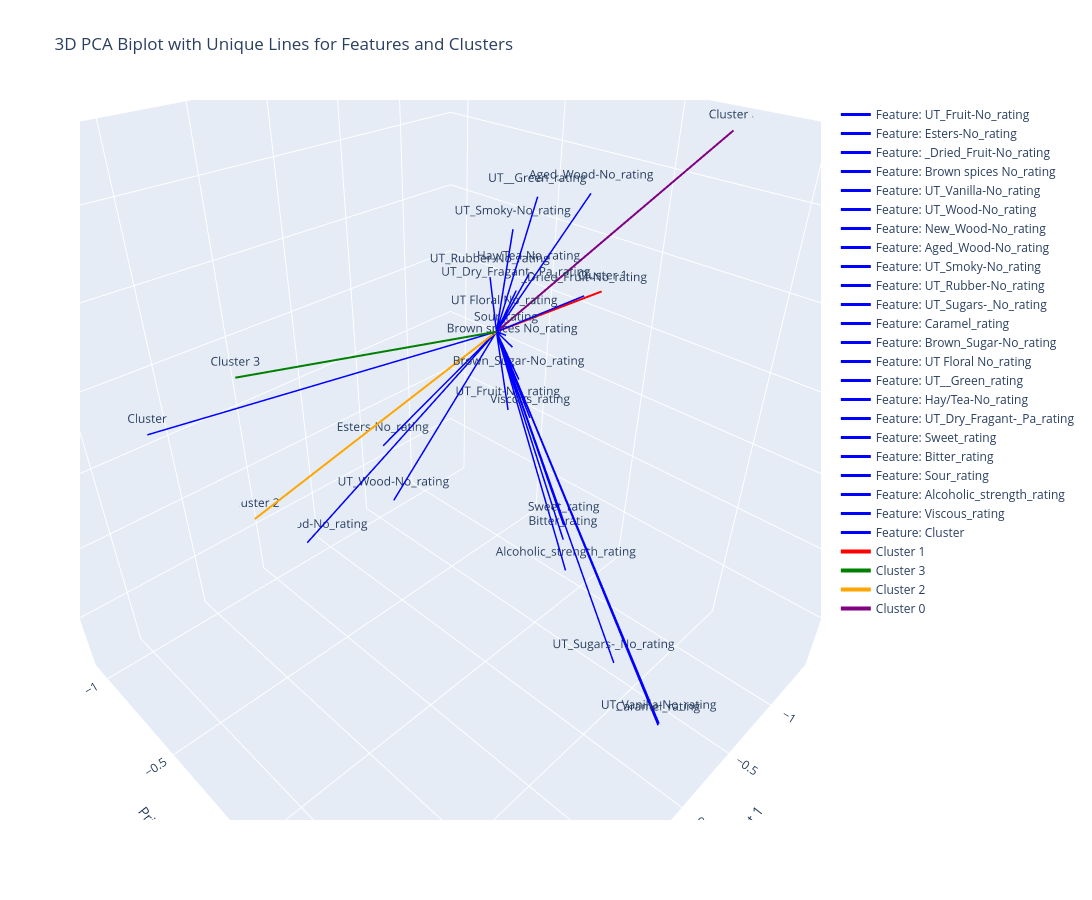

Notebook code for this chart:
### Code cell
import pandas as pd
import numpy as np
from sklearn.decomposition import PCA
from sklearn.preprocessing import normalize
import plotly.graph_objects as go

# Step 1: Load Data
data = pd.read_csv(r"D:\CRG\Diageo\biplot_data.csv")

# Step 2: Perform PCA on Features
flavor_columns = data.columns[2:]  # Exclude 'Cluster' and 'Name'
pca = PCA(n_components=3)
pca_result = pca.fit_transform(data[flavor_columns])

# Add PCA Results to Data
data['PC1'] = pca_result[:, 0]
data['PC2'] = pca_result[:, 1]
data['PC3'] = pca_result[:, 2]

# Step 3: Compute PCA Loadings (Feature Directions)
loadings = pca.components_.T
normalized_loadings = normalize(loadings, axis=0)
scaling_factor = 2

# Step 4: Create Unique 3D Biplot
fig = go.Figure()

# --- Add Lines for PCA Features (No Duplicates) ---
for i, column in enumerate(flavor_columns):
    fig.add_trace(go.Scatter3d(
        x=[0, normalized_loadings[i, 0] * scaling_factor],
        y=[0, normalized_loadings[i, 1] * scaling_factor],
        z=[0, normalized_loadings[i, 2] * scaling_factor],
        mode='lines+text',
        line=dict(color='blue', width=3),
        text=[None, column],
        textposition='top center',
        name=f"Feature: {column}"
    ))

# --- Add Single Lines for Each Cluster (Average Position) ---
clusters = data['Cluster'].unique()
cluster_colors = ['red', 'green', 'orange', 'purple']

for i, cluster in enumerate(clusters):
    cluster_data = data[data['Cluster'] == cluster]
    fig.add_trace(go.Scatter3d(
        x=[0, cluster_data['PC1'].mean()],
        y=[0, cluster_data['PC2'].mean()],
        z=[0, cluster_data['PC3'].mean()],
        mode='lines+text',
        line=dict(color=cluster_colors[i], width=4),
        text=[None, f"Cluster {cluster}"],
        textposition='top center',
        name=f"Cluster {cluster}"
    ))

# Layout for Better Visibility
fig.update_layout(
    title="3D PCA Biplot with Unique Lines for Features and Clusters",
    scene=dict(
        xaxis_title="Principal Component 1",
        yaxis_title="Principal Component 2",
        zaxis_title="Principal Component 3",
        aspectmode='manual',
        aspectratio=dict(x=1.5, y=1.5, z=1.5)
    ),
    width=1200,
    height=900,
    showlegend=True
)

fig.show()

### Figure 1 — Plotly figure (JSON) as saved in the notebook; plotly's stock layout.template omitted (floating-point values rounded to 4 significant figures)
{"data": [{"line": {"color": "blue", "width": 3}, "mode": "lines+text", "name": "Feature: UT_Fruit-No_rating", "text": [null, "UT_Fruit-No_rating"], "textposition": "top center", "type": "scatter3d", "x": [0, -0.3591], "y": [0, -0.1289], "z": [0, -0.2874]}, {"line": {"color": "blue", "width": 3}, "mode": "lines+text", "name": "Feature: Esters-No_rating", "text": [null, "Esters-No_rating"], "textposition": "top center", "type": "scatter3d", "x": [0, 0.07467], "y": [0, -0.5176], "z": [0, -0.4278]}, {"line": {"color": "blue", "width": 3}, "mode": "lines+text", "name": "Feature: _Dried_Fruit-No_rating", "text": [null, "_Dried_Fruit-No_rating"], "textposition": "top center", "type": "scatter3d", "x": [0, -0.2802], "y": [0, 0.1897], "z": [0, 0.08156]}, {"line": {"color": "blue", "width": 3}, "mode": "lines+text", "name": "Feature: Brown spices No_rating", "text": [null, "Brown spices No_rating"], "textposition": "top center", "type": "scatter3d", "x": [0, -0.02804], "y": [0, 0.05235], "z": [0, -0.02643]}, {"line": {"color": "blue", "width": 3}, "mode": "lines+text", "name": "Feature: UT_Vanilla-No_rating", "text": [null, "UT_Vanilla-No_rating"], "textposition": "top center", "type": "scatter3d", "x": [0, 0.2976], "y": [0, 0.8649], "z": [0, -0.6058]}, {"line": {"color": "blue", "width": 3}, "mode": "lines+text", "name": "Feature: UT_Wood-No_rating", "text": [null, "UT_Wood-No_rating"], "textposition": "top center", "type": "scatter3d", "x": [0, -0.2006], "y": [0, -0.6708], "z": [0, -0.718]}, {"line": {"color": "blue", "width": 3}, "mode": "lines+text", "name": "Feature: New_Wood-No_rating", "text": [null, "New_Wood-No_rating"], "textposition": "top center", "type": "scatter3d", "x": [0, 0.1598], "y": [0, -1.042], "z": [0, -0.9351]}, {"line": {"color": "blue", "width": 3}, "mode": "lines+text", "name": "Feature: Aged_Wood-No_rating", "text": [null, "Aged_Wood-No_rating"], "textposition": "top center", "type": "scatter3d", "x": [0, -0.3174], "y": [0, 0.1633], "z": [0, 0.2758]}, {"line": {"color": "blue", "width": 3}, "mode": "lines+text", "name": "Feature: UT_Smoky-No_rating", "text": [null, "UT_Smoky-No_rating"], "textposition": "top center", "type": "scatter3d", "x": [0, -0.07489], "y": [0, 0.009032], "z": [0, 0.2066]}, {"line": {"color": "blue", "width": 3}, "mode": "lines+text", "name": "Feature: UT_Rubber-No_rating", "text": [null, "UT_Rubber-No_rating"], "textposition": "top center", "type": "scatter3d", "x": [0, -0.314], "y": [0, -0.2089], "z": [0, 0.0365]}, {"line": {"color": "blue", "width": 3}, "mode": "lines+text", "name": "Feature: UT_Sugars-_No_rating", "text": [null, "UT_Sugars-_No_rating"], "textposition": "top center", "type": "scatter3d", "x": [0, 0.128], "y": [0, 0.6236], "z": [0, -0.6121]}, {"line": {"color": "blue", "width": 3}, "mode": "lines+text", "name": "Feature: Caramel_rating", "text": [null, "Caramel_rating"], "textposition": "top center", "type": "scatter3d", "x": [0, 0.3095], "y": [0, 0.8665], "z": [0, -0.6057]}, {"line": {"color": "blue", "width": 3}, "mode": "lines+text", "name": "Feature: Brown_Sugar-No_rating", "text": [null, "Brown_Sugar-No_rating"], "textposition": "top center", "type": "scatter3d", "x": [0, -0.0863], "y": [0, 0.05465], "z": [0, -0.1106]}, {"line": {"color": "blue", "width": 3}, "mode": "lines+text", "name": "Feature: UT Floral No_rating", "text": [null, "UT Floral No_rating"], "textposition": "top center", "type": "scatter3d", "x": [0, -0.02577], "y": [0, 0.01641], "z": [0, 0.02839]}, {"line": {"color": "blue", "width": 3}, "mode": "lines+text", "name": "Feature: UT__Green_rating", "text": [null, "UT__Green_rating"], "textposition": "top center", "type": "scatter3d", "x": [0, -0.1217], "y": [0, 0.06994], "z": [0, 0.2737]}, {"line": {"color": "blue", "width": 3}, "mode": "lines+text", "name": "Feature: Hay/Tea-No_rating", "text": [null, "Hay/Tea-No_rating"], "textposition": "top center", "type": "scatter3d", "x": [0, -0.1195], "y": [0, 0.05473], "z": [0, 0.1191]}, {"line": {"color": "blue", "width": 3}, "mode": "lines+text", "name": "Feature: UT_Dry_Fragant-_Pa_rating", "text": [null, "UT_Dry_Fragant-_Pa_rating"], "textposition": "top center", "type": "scatter3d", "x": [0, -0.1016], "y": [0, 0.01818], "z": [0, 0.08011]}, {"line": {"color": "blue", "width": 3}, "mode": "lines+text", "name": "Feature: Sweet_rating", "text": [null, "Sweet_rating"], "textposition": "top center", "type": "scatter3d", "x": [0, -0.2113], "y": [0, 0.227], "z": [0, -0.4682]}, {"line": {"color": "blue", "width": 3}, "mode": "lines+text", "name": "Feature: Bitter_rating", "text": [null, "Bitter_rating"], "textposition": "top center", "type": "scatter3d", "x": [0, -0.3107], "y": [0, 0.1873], "z": [0, -0.5509]}, {"line": {"color": "blue", "width": 3}, "mode": "lines+text", "name": "Feature: Sour_rating", "text": [null, "Sour_rating"], "textposition": "top center", "type": "scatter3d", "x": [0, -0.02068], "y": [0, 0.02836], "z": [0, -0.004598]}, {"line": {"color": "blue", "width": 3}, "mode": "lines+text", "name": "Feature: Alcoholic_strength_rating", "text": [null, "Alcoholic_strength_rating"], "textposition": "top center", "type": "scatter3d", "x": [0, -0.3676], "y": [0, 0.1867], "z": [0, -0.6648]}, {"line": {"color": "blue", "width": 3}, "mode": "lines+text", "name": "Feature: Viscous_rating", "text": [null, "Viscous_rating"], "textposition": "top center", "type": "scatter3d", "x": [0, -0.07983], "y": [0, 0.1122], "z": [0, -0.187]}, {"line": {"color": "blue", "width": 3}, "mode": "lines+text", "name": "Feature: Cluster", "text": [null, "Cluster"], "textposition": "top center", "type": "scatter3d", "x": [0, 1.727], "y": [0, -0.1929], "z": [0, 0.01979]}, {"line": {"color": "red", "width": 4}, "mode": "lines+text", "name": "Cluster 1", "text": [null, "Cluster 1"], "textposition": "top center", "type": "scatter3d", "x": [0, -0.6542], "y": [0, 0.09208], "z": [0, 0.02209]}, {"line": {"color": "green", "width": 4}, "mode": "lines+text", "name": "Cluster 3", "text": [null, "Cluster 3"], "textposition": "top center", "type": "scatter3d", "x": [0, 1.676], "y": [0, 0.2249], "z": [0, 0.229]}, {"line": {"color": "orange", "width": 4}, "mode": "lines+text", "name": "Cluster 2", "text": [null, "Cluster 2"], "textposition": "top center", "type": "scatter3d", "x": [0, 0.5673], "y": [0, -1.034], "z": [0, -0.7445]}, {"line": {"color": "purple", "width": 4}, "mode": "lines+text", "name": "Cluster 0", "text": [null, "Cluster 0"], "textposition": "top center", "type": "scatter3d", "x": [0, -1.364], "y": [0, 0.2233], "z": [0, 0.3177]}], "layout": {"height": 900, "scene": {"aspectmode": "manual", "aspectratio": {"x": 1.5, "y": 1.5, "z": 1.5}, "xaxis": {"title": {"text": "Principal Component 1"}}, "yaxis": {"title": {"text": "Principal Component 2"}}, "zaxis": {"title": {"text": "Principal Component 3"}}}, "showlegend": true, "title": {"text": "3D PCA Biplot with Unique Lines for Features and Clusters"}, "width": 1200}}
